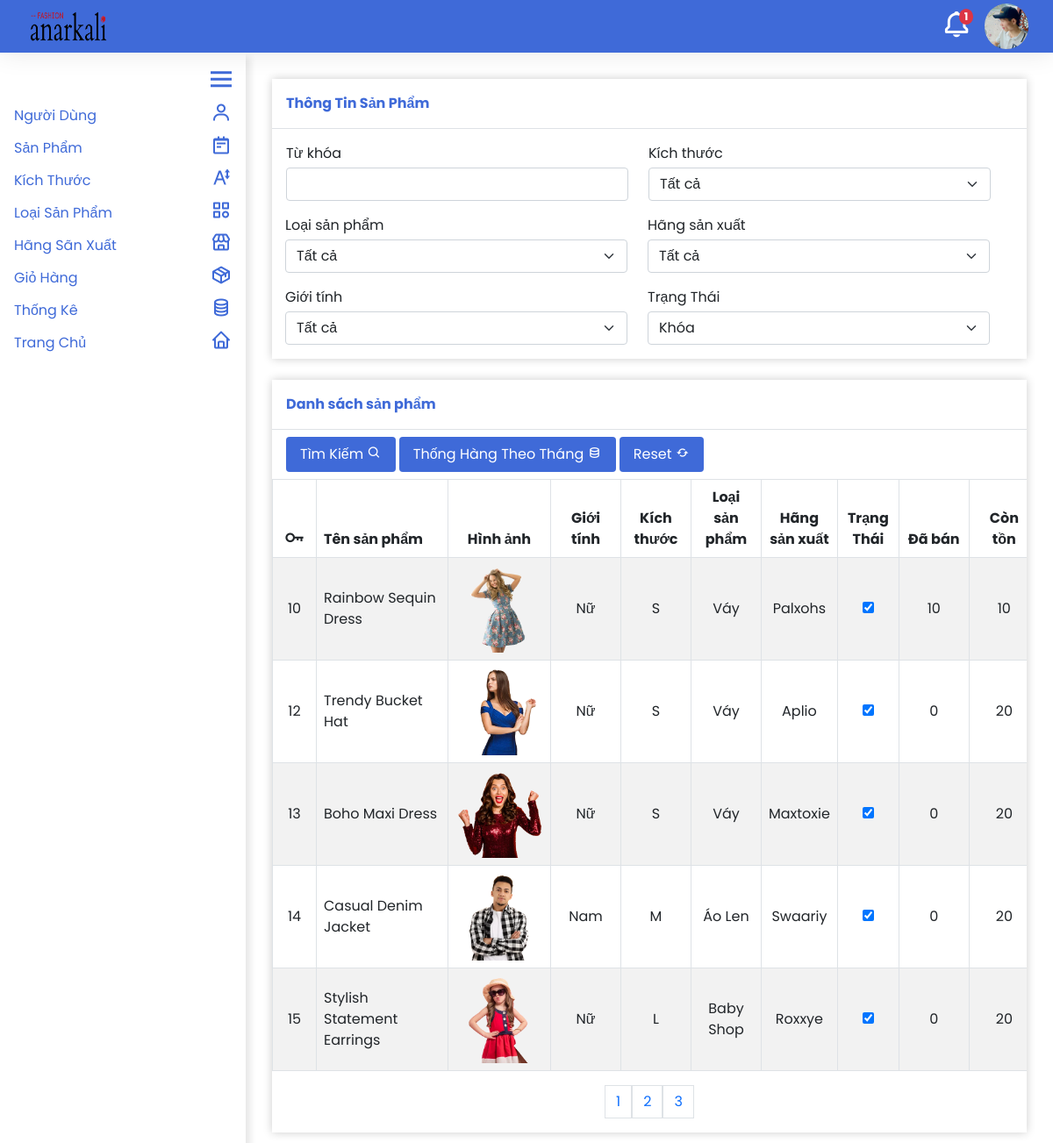
Page /quan_tri/thong_ke/thong_ke_hang_ton.php (signed in) on the committed database.
### tables this page shows
CREATE TABLE `nguoidung` (
  `TaiKhoan` varchar(64) NOT NULL,
  `MatKhau` varchar(64) NOT NULL,
  `Email` varchar(64) NOT NULL,
  `HinhAnh` varchar(68) NOT NULL,
  `Quyen` int(1) NOT NULL,
  `TrangThai` int(1) NOT NULL
);

CREATE TABLE `sanpham` (
  `MaSanPham` int(64) NOT NULL,
  `TenSanPham` varchar(64) NOT NULL,
  `HinhAnh` varchar(69) NOT NULL,
  `GiaGoc` int(64) NOT NULL,
  `GiaKhuyenMai` int(64) NOT NULL,
  `MoTa` varchar(2000) NOT NULL,
  `GioiTinh` varchar(3) NOT NULL,
  `MaKichThuoc` int(64) NOT NULL,
  `MaLoaiSanPham` int(64) NOT NULL,
  `MaHangSanXuat` int(64) NOT NULL,
  `TrangThai` int(1) NOT NULL
);

CREATE TABLE `kichthuoc` (
  `MaKichThuoc` int(64) NOT NULL,
  `KichThuoc` varchar(64) NOT NULL
);

CREATE TABLE `loaisanpham` (
  `MaLoaiSanPham` int(64) NOT NULL,
  `TenLoaiSanPham` varchar(64) NOT NULL,
  `HinhAnh` varchar(68) NOT NULL,
  `TrangThai` int(1) NOT NULL
);

CREATE TABLE `hangsanxuat` (
  `MaHangSanXuat` int(64) NOT NULL,
  `TenHangSanXuat` varchar(64) NOT NULL,
  `HinhAnh` varchar(68) NOT NULL,
  `TrangThai` int(1) NOT NULL
);

CREATE TABLE `sanphamkichthuoc` (
  `MaKichThuoc` int(64) NOT NULL,
  `MaSanPham` int(64) NOT NULL,
  `SoLuong` int(64) NOT NULL,
  `BanDuoc` int(64) NOT NULL
);

### quan_tri/module/database.php (called while the page is built, shortened)
<?php
  function execute_query($sql, $params=NULL) {
    $server = 'localhost';
    $username = 'root';
    $password = '';
    $dbname = 'shopthoitrang';
    $conn = new PDO("mysql:host={$server};dbname={$dbname}", $username, $password);
    $stmt = $conn->prepare($sql);
    if (isset($params))
      foreach ($params as $key => $value)
        $stmt->bindValue($key,$value,PDO::PARAM_STR);
    $stmt->execute();
    return $stmt->fetchAll();
  }
?>

### quan_tri/thong_ke/thong_ke_hang_ton.php (the view, shortened to what this page needs)
<?php
  include_once '../module/database.php';
?>
<!DOCTYPE html>
<html lang="en">
<head>
  <?php
    include '../module/head.php';
  ?>
</head>
<body>
  <?php
    include '../module/header.php';
    include '../module/sidebar.php';
  ?>
  <form class='body' action='xu_ly_tim_kiem_hang_ton.php' method='post'>
    <div class='form'>
      <div class='title p-3 mb-3 border-bottom fw-bold'>Thông Tin Sản Phẩm</div>
      <div class="input-group px-3 row">
        <div class='col-md-6 pb-3'>
          <div class='mb-1'>Từ khóa</div>
          <input type="text" name='Tukhoa' class="form-control js_text" value='<?php if(isset($_SESSION['tu_khoa_san_pham'])) echo $_SESSION['tu_khoa_san_pham'];?>'>
        </div>
        <div class='col-md-6 pb-3'>
          <div class='mb-1'>Kích thước</div>
          <select name="KichThuoc" class="form-select js_select" id="inputGroupSelect01 KichThuoc">
          <option value='-1'>Tất cả</option>
          </select>
        </div>
        <div class='col-md-6 pb-3'>
          <div class='mb-1'>Loại sản phẩm</div>
          <select name="MaLoaiSanPham" class="form-select js_select" id="inputGroupSelect01 MaLoaiSanPham">
            <option value='-1'>Tất cả</option>
          </select>
        </div>
        <div class='col-md-6 pb-3'>
          <div class='mb-1'>Hãng sản xuất</div>
          <select name="MaHangSanXuat" class="form-select js_select" id="inputGroupSelect01 TenHangSanXuat">
            <option value='-1'>Tất cả</option>
          </select>
        </div>
        <div class='col-md-6 pb-3'>
          <div class='mb-1'>Giới tính</div>
          <select name='GioiTinh' class="form-select js_select" id="inputGroupSelect01 GioiTinh">
            <?php
              $gioi_tinhs = array('-1'=>'Tất cả', 'Nam'=>'Nam', 'Nữ'=>'Nữ');
              foreach($gioi_tinhs as $key => $value){
                if($key == $_SESSION['gioi_tinh'])
                  echo "<option selected value='{$key}'>{$value}</option>";
                else
                  echo "<option value='{$key}'>{$value}</option>";
              }
            ?>
          </select>
        </div>
        <div class='col-md-6 pb-3'>
          <div class='mb-1'>Trạng Thái</div>
          <select name='TrangThai' class="form-select js_select" id="inputGroupSelect01 TrangThai">
            <?php
              $trang_thais = array('-1' => 'Tất cả', '0' => 'Khóa', '1' => 'Kích hoạt');
              foreach($trang_thais as $key => $value){
                if($_SESSION['trang_thai_san_pham'] == $key)
                  echo "<option selected value='{$key}'>$value</option>";
                else
                  echo "<option value='{$key}'>$value</option>";
              }
            ?>
          </select>
        </div>
      </div>
    </div>
    <div class='table_container overflow-auto mt-4'>
      <div class='title p-3 mb-2 border-bottom fw-bold'>Danh sách sản phẩm</div>
      <div class='action_container ps-3'>
        <button class='button_add text-white py-2 px-3 rounded' type='submit'>Tìm Kiếm <i class='bx bx-search' ></i></button>
        <button class='button_add text-white py-2 px-3 rounded' type='button'><a class='text-decoration-none text-white' href="thong_ke_theo_thang.php">Thống Hàng Theo Tháng <i class='bx bx-data'></i></a></button>
        <button class='button_reset text-white py-2 px-3 rounded' type='button'>Reset <i class='bx bx-refresh'></i></i></button>
      </div>
      <table class='table table-striped border-top mt-2 table-bordered align-middle'>
        <thead>
          <tr>
            <th style='min-width: 50px;' class='text-center'><i style='transform: scale(1.6);' class='bx bx-key'></i></th>
            <th style='min-width: 150px;'>Tên sản phẩm</th>
            <th style='min-width: 100px;' class='text-center'>Hình ảnh</th>
            <th style='min-width: 80px;' class='text-center'>Giới tính</th>
            <th style='min-width: 80px;' class='text-center'>Kích thước</th>
            <th style='min-width: 80px;' class='text-center'>Loại sản phẩm</th>
            <th style='min-width: 80px;' class='text-center'>Hãng sản xuất</th>
            <th style='min-width: 70px;' class='text-center'>Trạng Thái</th>
            <th style='min-width: 80px;' class='text-center'>Đã bán</th>
            <th style='min-width: 80px;' class='text-center'>Còn tồn</th>
          </tr>
        </thead>
        <tbody>
          <?php
            $sql = "SELECT sanpham.MaSanPham, TenSanPham, sanpham.HinhAnh, GiaGoc, GiaKhuyenMai, MoTa, GioiTinh, kichthuoc.KichThuoc, loaisanpham.TenLoaiSanPham, hangsanxuat.TenHangSanXuat, sanpham.TrangThai, sanphamkichthuoc.SoLuong, sanphamkichthuoc.BanDuoc FROM sanpham
                    INNER JOIN kichthuoc ON sanpham.MaKichThuoc = kichthuoc.MaKichThuoc
                    INNER JOIN loaisanpham ON sanpham.MaLoaiSanPham = loaisanpham.MaLoaiSanPham
                    INNER JOIN hangsanxuat ON sanpham.MaHangSanXuat = hangsanxuat.MaHangSanXuat
                    INNER JOIN sanphamkichthuoc ON sanpham.MaSanPham = sanphamkichthuoc.MaSanPham AND sanpham.MaKichThuoc = sanphamkichthuoc.MaKichThuoc
                    -- INNER JOIN chitietgiohang ON sanpham.MaSanPham = chitietgiohang.MaSanPham
                    -- INNER JOIN giohang ON giohang.MaGioHang = chitietgiohang.MaGioHang AND giohang.TrangThai = 1
                    WHERE 1 = 1";
            $params = array();
            $page_index = 1;
            $page_length = 5;
            $start_index = ($page_index - 1) * $page_length;
            $sql = $sql." LIMIT {$start_index}, {$page_length}";
            $sanphams = execute_query($sql,$params);
            foreach($sanphams as $sanpham){
              echo "
                <tr>
                  <td class='text-center'>{$sanpham['MaSanPham']}</td>
                  <td>{$sanpham['TenSanPham']}</td>
                  <td class='text-center'><img src='../../data/san_pham/{$sanpham['HinhAnh']}' style='width: 100px; height: 100px; object-fit: contain;'></td>
                  <td class='text-center'>{$sanpham['GioiTinh']}</td>
                  <td class='text-center'>{$sanpham['KichThuoc']}</td>
                  <td class='text-center'>{$sanpham['TenLoaiSanPham']}</td>
                  <td class='text-center'>{$sanpham['TenHangSanXuat']}</td>
                  <td class='text-center'><input onclick='return false;' type='checkbox' ".($sanpham['TrangThai'] == 1 ? 'checked' : 'unchecked')."></td>
                  <td class='text-center'>{$sanpham['BanDuoc']}</td>
                  <td class='text-center'>{$sanpham['SoLuong']}</td>
                </tr>
              ";
            }
          ?>
        </tbody>
      </table>
      <div class="pagination d-flex justify-content-center">
        <ul class="pagination">
          <?php
            $row_number = execute_query("SELECT COUNT(*) AS dem FROM sanpham")[0]['dem'];
            $page_number = (int) $row_number / $page_length;
            if($row_number % $page_length != 0)
              $page_number++;
            for($i = 1; $i <= $page_number; $i++)
              echo "<a href='thong_ke_hang_ton.php?pid={$i}' class='page-link'>{$i}</a>";
          ?>
        </ul>
      </div>
    </div>
  </form>
</body>
</html>

### quan_tri/module/header.php
<div id='header' class='d-flex justify-content-between align-items-center container-fluid'>
  <img class='ms-3' id='logo' src="../../img/logo2.avif">
  <div class='d-flex align-items-center me-3'>
    <a class='bell_container position-relative' href='../gio_hang/quan_ly_gio_hang.php'>
      <?php
        $gio_hang = execute_query("SELECT COUNT(*) FROM giohang WHERE trangthai=0")[0][0];
        if($gio_hang > 0)
          echo "<div class='position-absolute text-decoration-none bg-danger fw-bold text-white notification_number'>{$gio_hang}</div>";
      ?>
      <i style='transform: scale(2.2);' class='bx bx-bell notification_icon text-white me-4'></i>
    </a>
    <?php
      $hinh_anh = execute_query('SELECT HinhAnh FROM nguoidung WHERE TaiKhoan=:tai_khoan', array('tai_khoan' => $_SESSION['TenTaiKhoan']))[0][0];
    ?>
    <img class='user_img' id='profile_image' src="../../data/nguoi_dung/<?php echo $hinh_anh; ?>">
  </div>
</div>

### quan_tri/style/style.css (style rules this page uses)
* { margin: 0; padding: 0; box-sizing: border-box; font-family: 'Poppins', sans-serif; }
#header { height: 60px; box-shadow: 0 0 30px rgba(0, 0, 0, 0.1); background-color: #3f6ad8; position: fixed; top: 0; left: 0; right: 0; z-index: 1000; }
#header #logo { width: 100px; height: 50px; cursor: pointer; }
#header .user_img { object-fit: cover; width: 50px; border-radius: 50px; cursor: pointer; }
#header .notification_icon { cursor: pointer; }
#header .bell_container .notification_number { z-index: 1000; left: 27%; top: -8px; font-size: 12px; padding: 0 6px; border-radius: 50%; }
.sidebar a, .body .form .title, .primary_color, .body .table_container .title { color: #3f6ad8; }
.body { margin-left: 310px; margin-top: 90px; margin-right: 30px; margin-bottom: 1000px; transition: 0.5s; }
.body .form { box-shadow: 0 0 10px rgba(0, 0, 0, 0.2); }
.body .table_container { box-shadow: 0 0 10px rgba(0, 0, 0, 0.2); }
.button_add, .button_edit, .button_reset { background-color: #3f6ad8; border: none; transition: 0.25s; }

### rows in the picture
nguoidung: HinhAnh (picture)
sanpham: MaSanPham "10", TenSanPham "Rainbow Sequin Dress", HinhAnh (picture), GioiTinh "Nữ", kichthuoc.KichThuoc "S", loaisanpham.TenLoaiSanPham "Váy", hangsanxuat.TenHangSanXuat "Palxohs", TrangThai "☑", sanphamkichthuoc.BanDuoc "10", sanphamkichthuoc.SoLuong "10"
sanpham: MaSanPham "12", TenSanPham "Trendy Bucket Hat", HinhAnh (picture), GioiTinh "Nữ", kichthuoc.KichThuoc "S", loaisanpham.TenLoaiSanPham "Váy", hangsanxuat.TenHangSanXuat "Aplio", TrangThai "☑", sanphamkichthuoc.BanDuoc "0", sanphamkichthuoc.SoLuong "20"
sanpham: MaSanPham "13", TenSanPham "Boho Maxi Dress", HinhAnh (picture), GioiTinh "Nữ", kichthuoc.KichThuoc "S", loaisanpham.TenLoaiSanPham "Váy", hangsanxuat.TenHangSanXuat "Maxtoxie", TrangThai "☑", sanphamkichthuoc.BanDuoc "0", sanphamkichthuoc.SoLuong "20"
sanpham: MaSanPham "14", TenSanPham "Casual Denim Jacket", HinhAnh (picture), GioiTinh "Nam", kichthuoc.KichThuoc "M", loaisanpham.TenLoaiSanPham "Áo Len", hangsanxuat.TenHangSanXuat "Swaariy", TrangThai "☑", sanphamkichthuoc.BanDuoc "0", sanphamkichthuoc.SoLuong "20"
sanpham: MaSanPham "15", TenSanPham "Stylish Statement Earrings", HinhAnh (picture), GioiTinh "Nữ", kichthuoc.KichThuoc "L", loaisanpham.TenLoaiSanPham "Baby Shop", hangsanxuat.TenHangSanXuat "Roxxye", TrangThai "☑", sanphamkichthuoc.BanDuoc "0", sanphamkichthuoc.SoLuong "20"

### other values in the picture
$gio_hang "1"
form field GioiTinh "Tất cả"
form field TrangThai "Khóa"
